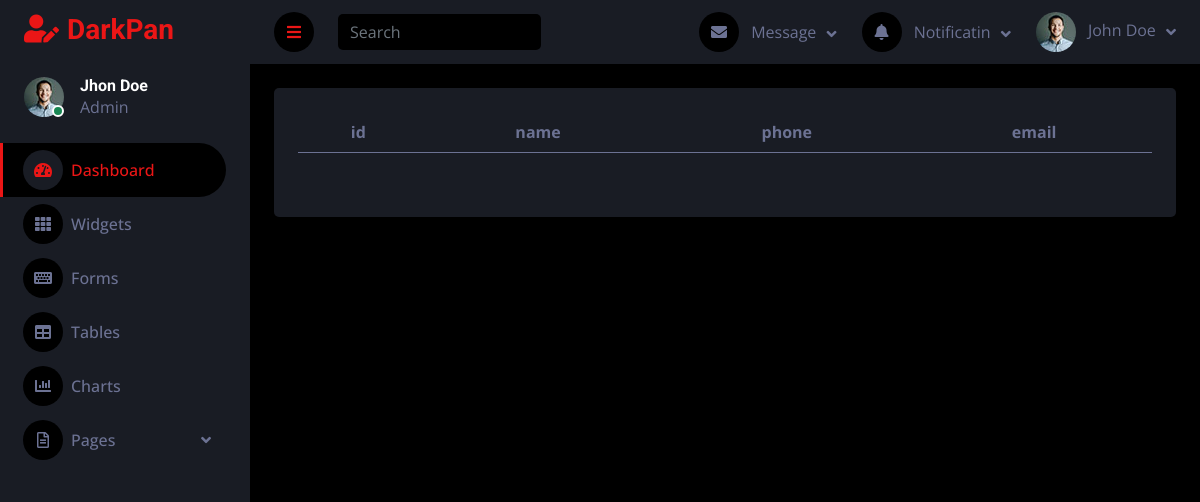
Page /seller_details/ on the earlier database version.
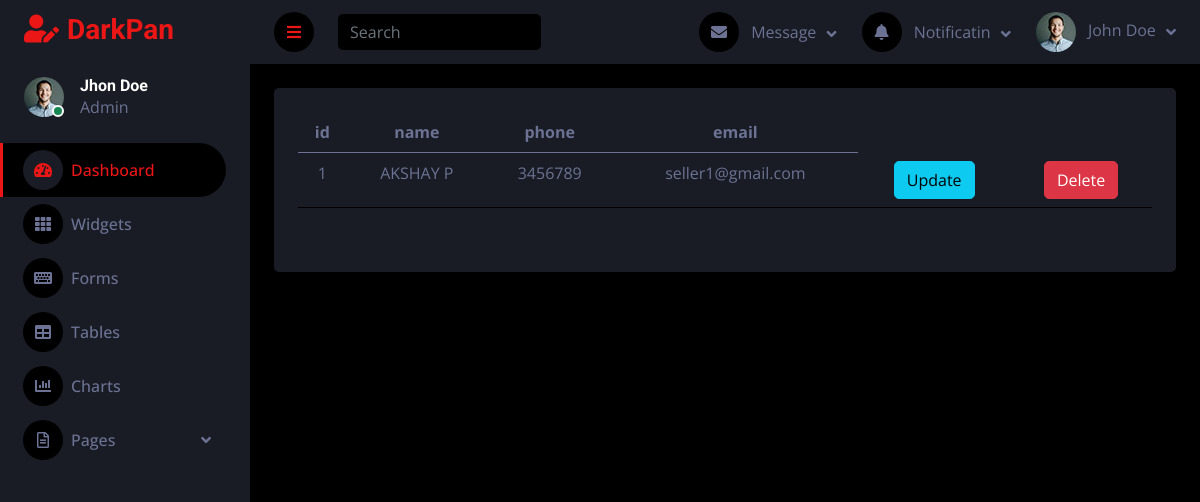
Same page on the later database version.
### sales_app/models.py (models this page shows, shortened)
class Seller(models.Model):
    user = models.ForeignKey(User_model, on_delete=models.CASCADE, related_name="seller")
    name = models.CharField(max_length=50)
    phone_number = models.CharField(max_length=100)
    email = models.EmailField()
    status2 = models.BooleanField(default=0)

### sales_app/admin_views.py (the view)
# urls.py: path("seller_details/", admin_views.seller_details, name="seller_details"),
def seller_details(request):
    sellers=Seller.objects.all()
    return render(request, "admin/seller_details.html",{'sellers':sellers})

### template/admin/seller_details.html
{% extends 'dash.html' %}
{% block content %}
<table class="table" >
  <thead>
    <tr>
      <th scope="col">id</th>
      <th scope="col">name</th>
      <th scope="col">phone</th>
      <th scope="col">email</th>
    </tr>
  </thead>
  <tbody>
  {% for i in sellers %}
    <tr>
      <td>{{i.id}}</td>
      <td>{{i.name}}</td>
      <td>{{i.phone_number}}</td>
      <td>{{i.email}}</td>
      <td><a href="{% url 'seller_update' i.id %}" ><button class="btn btn-info">Update</button></a></td>
      <td><a href="{% url 'seller_delete' i.id %}"><button class="btn btn-danger">Delete</button></a></td>
    </tr>
  {% endfor %}
  </tbody>
</table>
{% endblock %}

Differences in the rows shown:
added Seller: id "1", name "AKSHAY P", phone_number "3456789", email "seller1@gmail.com"
